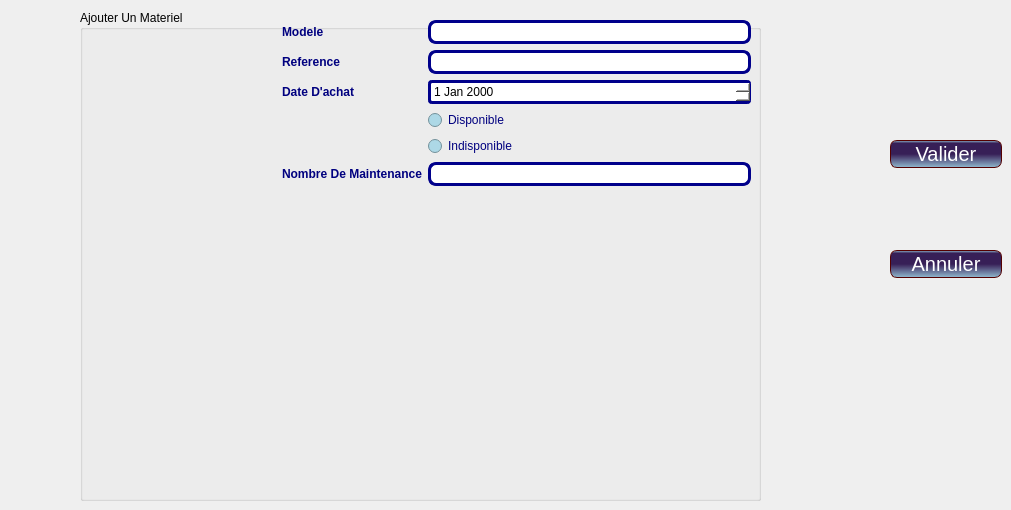
      <widget class="QWidget" name="ajouterequipement">
       <attribute name="title">
        <string>Ajouter equipement</string>
       </attribute>
       <widget class="QGroupBox" name="groupBox">
        <property name="geometry">
         <rect>
          <x>80</x>
          <y>10</y>
          <width>681</width>
          <height>491</height>
         </rect>
        </property>
        <property name="title">
         <string>Ajouter Un Materiel</string>
        </property>
       </widget>
       <widget class="QPushButton" name="pushButton_valider">
        <property name="geometry">
         <rect>
          <x>890</x>
          <y>140</y>
          <width>112</width>
          <height>28</height>
         </rect>
        </property>
        <property name="styleSheet">
         <string notr="true">QDateEdit{
padding: 1px;

border-style: solid;

border: 3px solid darkblue;

border-radius: 4px;
}
QLineEdit {

padding: 1px;

border-style: solid;

border: 3px solid darkblue;

border-radius: 8px;
}
QTextEdit {

padding: 1px;

border-style: solid;

border: 3px solid darkblue;

border-radius: 8px;
}

QComboBox {
    border: 3px solid darkblue;
    border-radius: 3px;
    padding: 1px 18px 1px 3px;
    min-width: 6em;
}
QPushButton {

color:white;

background-color: QLinearGradient( x1: 0, y1: 0, x2: 0, y2: 1, stop: 0#91BACF, stop: 0.1#371F57, stop: 0.49#371F57 , stop: 0.5#371F57, stop: 1#91BACF);

border-width: 1px;

border-color: #500;

border-style: solid;

border-radius: 7;

padding: 3px;

font-size: 20px;

padding-left: 5px;

padding-right: 5px;

min-width: 100px;

max-width: 1000px;

min-height: 20px;

max-height: 200px;

}</string>
        </property>
        <property name="text">
         <string>Valider</string>
        </property>
        <property name="icon">
         <iconset>
          <normaloff>../../icons/check.png</normaloff>../../icons/check.png</iconset>
        </property>
       </widget>
       <widget class="QPushButton" name="pushButton_annuler">
        <property name="geometry">
         <rect>
          <x>890</x>
          <y>250</y>
          <width>112</width>
          <height>28</height>
         </rect>
        </property>
        <property name="styleSheet">
         <string notr="true">QDateEdit{
padding: 1px;

border-style: solid;

border: 3px solid darkblue;

border-radius: 4px;
}
QLineEdit {

padding: 1px;

border-style: solid;

border: 3px solid darkblue;

border-radius: 8px;
}
QTextEdit {

padding: 1px;

border-style: solid;

border: 3px solid darkblue;

border-radius: 8px;
}

QComboBox {
    border: 3px solid darkblue;
    border-radius: 3px;
    padding: 1px 18px 1px 3px;
    min-width: 6em;
}
QPushButton {

color:white;

background-color: QLinearGradient( x1: 0, y1: 0, x2: 0, y2: 1, stop: 0#91BACF, stop: 0.1#371F57, stop: 0.49#371F57 , stop: 0.5#371F57, stop: 1#91BACF);

border-width: 1px;

border-color: #500;

border-style: solid;

border-radius: 7;

padding: 3px;

font-size: 20px;

padding-left: 5px;

padding-right: 5px;

min-width: 100px;

max-width: 1000px;

min-height: 20px;

max-height: 200px;

}</string>
        </property>
        <property name="text">
         <string>Annuler</string>
        </property>
        <property name="icon">
         <iconset>
          <normaloff>../../icons/not check.png</normaloff>../../icons/not check.png</iconset>
        </property>
       </widget>
       <widget class="QWidget" name="formLayoutWidget">
        <property name="geometry">
         <rect>
          <x>240</x>
          <y>20</y>
          <width>511</width>
          <height>471</height>
         </rect>
        </property>
        <layout class="QFormLayout" name="formLayout">
         <property name="horizontalSpacing">
          <number>6</number>
         </property>
         <property name="verticalSpacing">
          <number>6</number>
         </property>
         <property name="leftMargin">
          <number>42</number>
         </property>
         <property name="topMargin">
          <number>0</number>
         </property>
         <property name="rightMargin">
          <number>0</number>
         </property>
         <property name="bottomMargin">
          <number>0</number>
         </property>
         <item row="0" column="0">
          <widget class="QLabel" name="label">
           <property name="palette">
            <palette>
             <active>
              <colorrole role="WindowText">
               <brush brushstyle="SolidPattern">
                <color alpha="255">
                 <red>0</red>
                 <green>0</green>
                 <blue>127</blue>
                </color>
               </brush>
              </colorrole>
              <colorrole role="Button">
               <brush brushstyle="SolidPattern">
                <color alpha="255">
                 <red>173</red>
                 <green>216</green>
                 <blue>230</blue>
                </color>
               </brush>
              </colorrole>
              <colorrole role="Base">
               <brush brushstyle="SolidPattern">
                <color alpha="255">
                 <red>173</red>
                 <green>216</green>
                 <blue>230</blue>
                </color>
               </brush>
              </colorrole>
              <colorrole role="Window">
               <brush brushstyle="SolidPattern">
                <color alpha="255">
                 <red>173</red>
                 <green>216</green>
                 <blue>230</blue>
                </color>
               </brush>
              </colorrole>
             </active>
             <inactive>
              <colorrole role="WindowText">
               <brush brushstyle="SolidPattern">
                <color alpha="255">
                 <red>0</red>
                 <green>0</green>
                 <blue>127</blue>
                </color>
               </brush>
              </colorrole>
              <colorrole role="Button">
               <brush brushstyle="SolidPattern">
                <color alpha="255">
                 <red>173</red>
                 <green>216</green>
                 <blue>230</blue>
                </color>
               </brush>
              </colorrole>
              <colorrole role="Base">
               <brush brushstyle="SolidPattern">
                <color alpha="255">
                 <red>173</red>
                 <green>216</green>
                 <blue>230</blue>
                </color>
               </brush>
              </colorrole>
              <colorrole role="Window">
               <brush brushstyle="SolidPattern">
                <color alpha="255">
                 <red>173</red>
                 <green>216</green>
                 <blue>230</blue>
                </color>
               </brush>
              </colorrole>
             </inactive>
             <disabled>
              <colorrole role="WindowText">
               <brush brushstyle="SolidPattern">
                <color alpha="255">
                 <red>120</red>
                 <green>120</green>
                 <blue>120</blue>
                </color>
               </brush>
              </colorrole>
              <colorrole role="Button">
               <brush brushstyle="SolidPattern">
                <color alpha="255">
                 <red>173</red>
                 <green>216</green>
                 <blue>230</blue>
                </color>
               </brush>
              </colorrole>
              <colorrole role="Base">
               <brush brushstyle="SolidPattern">
                <color alpha="255">
                 <red>173</red>
                 <green>216</green>
                 <blue>230</blue>
                </color>
               </brush>
              </colorrole>
              <colorrole role="Window">
               <brush brushstyle="SolidPattern">
                <color alpha="255">
                 <red>173</red>
                 <green>216</green>
                 <blue>230</blue>
                </color>
               </brush>
              </colorrole>
             </disabled>
            </palette>
           </property>
           <property name="font">
            <font>
             <weight>75</weight>
             <bold>true</bold>
            </font>
           </property>
           <property name="text">
            <string>Modele</string>
           </property>
          </widget>
         </item>
         <item row="0" column="1">
          <widget class="QLineEdit" name="lineEdit_modele">
           <property name="styleSheet">
            <string notr="true">QDateEdit{
padding: 1px;
background :white;
border-style: solid;

border: 3px solid darkblue;

border-radius: 4px;
}
QLineEdit {

padding: 1px;
background: white;
border-style: solid;

border: 3px solid darkblue;

border-radius: 8px;
}
QTextEdit {

padding: 1px;

border-style: solid;

border: 3px solid darkblue;

border-radius: 8px;
}

QComboBox {
    border: 3px solid darkblue;
    border-radius: 3px;
    padding: 1px 18px 1px 3px;
    min-width: 6em;
}
QPushButton {

color:white;

background-color: QLinearGradient( x1: 0, y1: 0, x2: 0, y2: 1, stop: 0#91BACF, stop: 0.1#371F57, stop: 0.49#371F57 , stop: 0.5#371F57, stop: 1#91BACF);

border-width: 1px;

border-color: #500;

border-style: solid;

border-radius: 7;

padding: 3px;

font-size: 20px;

padding-left: 5px;

padding-right: 5px;

min-width: 100px;

max-width: 1000px;

min-height: 20px;

max-height: 200px;

}</string>
           </property>
          </widget>
         </item>
         <item row="1" column="0">
          <widget class="QLabel" name="label_2">
           <property name="palette">
            <palette>
             <active>
              <colorrole role="WindowText">
               <brush brushstyle="SolidPattern">
                <color alpha="255">
                 <red>0</red>
                 <green>0</green>
                 <blue>127</blue>
                </color>
               </brush>
              </colorrole>
              <colorrole role="Button">
               <brush brushstyle="SolidPattern">
                <color alpha="255">
                 <red>173</red>
                 <green>216</green>
                 <blue>230</blue>
                </color>
               </brush>
              </colorrole>
              <colorrole role="Base">
               <brush brushstyle="SolidPattern">
                <color alpha="255">
                 <red>173</red>
                 <green>216</green>
                 <blue>230</blue>
                </color>
               </brush>
              </colorrole>
              <colorrole role="Window">
               <brush brushstyle="SolidPattern">
                <color alpha="255">
                 <red>173</red>
                 <green>216</green>
                 <blue>230</blue>
                </color>
               </brush>
              </colorrole>
             </active>
             <inactive>
              <colorrole role="WindowText">
               <brush brushstyle="SolidPattern">
                <color alpha="255">
                 <red>0</red>
                 <green>0</green>
                 <blue>127</blue>
                </color>
               </brush>
              </colorrole>
              <colorrole role="Button">
               <brush brushstyle="SolidPattern">
                <color alpha="255">
                 <red>173</red>
                 <green>216</green>
                 <blue>230</blue>
                </color>
               </brush>
              </colorrole>
              <colorrole role="Base">
               <brush brushstyle="SolidPattern">
                <color alpha="255">
                 <red>173</red>
                 <green>216</green>
                 <blue>230</blue>
                </color>
               </brush>
              </colorrole>
              <colorrole role="Window">
               <brush brushstyle="SolidPattern">
                <color alpha="255">
                 <red>173</red>
                 <green>216</green>
                 <blue>230</blue>
                </color>
               </brush>
              </colorrole>
             </inactive>
             <disabled>
              <colorrole role="WindowText">
               <brush brushstyle="SolidPattern">
                <color alpha="255">
                 <red>120</red>
                 <green>120</green>
                 <blue>120</blue>
                </color>
               </brush>
              </colorrole>
              <colorrole role="Button">
               <brush brushstyle="SolidPattern">
                <color alpha="255">
                 <red>173</red>
                 <green>216</green>
                 <blue>230</blue>
                </color>
               </brush>
              </colorrole>
              <colorrole role="Base">
               <brush brushstyle="SolidPattern">
                <color alpha="255">
                 <red>173</red>
                 <green>216</green>
                 <blue>230</blue>
                </color>
               </brush>
              </colorrole>
              <colorrole role="Window">
               <brush brushstyle="SolidPattern">
                <color alpha="255">
                 <red>173</red>
                 <green>216</green>
                 <blue>230</blue>
                </color>
               </brush>
              </colorrole>
             </disabled>
            </palette>
           </property>
           <property name="font">
            <font>
             <weight>75</weight>
             <bold>true</bold>
            </font>
           </property>
           <property name="text">
            <string>Reference</string>
           </property>
          </widget>
         </item>
         <item row="1" column="1">
          <widget class="QLineEdit" name="lineEdit_ref">
           <property name="styleSheet">
            <string notr="true">QDateEdit{
padding: 1px;
background :white;
border-style: solid;

border: 3px solid darkblue;

border-radius: 4px;
}
QLineEdit {

padding: 1px;
background: white;
border-style: solid;

border: 3px solid darkblue;

border-radius: 8px;
}
QTextEdit {

padding: 1px;

border-style: solid;

border: 3px solid darkblue;

border-radius: 8px;
}

QComboBox {
    border: 3px solid darkblue;
    border-radius: 3px;
    padding: 1px 18px 1px 3px;
    min-width: 6em;
}
QPushButton {

color:white;

background-color: QLinearGradient( x1: 0, y1: 0, x2: 0, y2: 1, stop: 0#91BACF, stop: 0.1#371F57, stop: 0.49#371F57 , stop: 0.5#371F57, stop: 1#91BACF);

border-width: 1px;

border-color: #500;

border-style: solid;

border-radius: 7;

padding: 3px;

font-size: 20px;

padding-left: 5px;

padding-right: 5px;

min-width: 100px;

max-width: 1000px;

min-height: 20px;

max-height: 200px;

}</string>
           </property>
          </widget>
         </item>
         <item row="2" column="0">
          <widget class="QLabel" name="label_3">
           <property name="palette">
            <palette>
             <active>
              <colorrole role="WindowText">
               <brush brushstyle="SolidPattern">
                <color alpha="255">
                 <red>0</red>
                 <green>0</green>
                 <blue>127</blue>
                </color>
               </brush>
              </colorrole>
              <colorrole role="Button">
               <brush brushstyle="SolidPattern">
                <color alpha="255">
                 <red>173</red>
                 <green>216</green>
                 <blue>230</blue>
                </color>
               </brush>
              </colorrole>
              <colorrole role="Base">
               <brush brushstyle="SolidPattern">
                <color alpha="255">
                 <red>173</red>
                 <green>216</green>
                 <blue>230</blue>
                </color>
               </brush>
              </colorrole>
              <colorrole role="Window">
               <brush brushstyle="SolidPattern">
                <color alpha="255">
                 <red>173</red>
                 <green>216</green>
                 <blue>230</blue>
                </color>
               </brush>
              </colorrole>
             </active>
             <inactive>
              <colorrole role="WindowText">
               <brush brushstyle="SolidPattern">
                <color alpha="255">
                 <red>0</red>
                 <green>0</green>
                 <blue>127</blue>
                </color>
               </brush>
              </colorrole>
              <colorrole role="Button">
               <brush brushstyle="SolidPattern">
                <color alpha="255">
                 <red>173</red>
                 <green>216</green>
                 <blue>230</blue>
                </color>
               </brush>
              </colorrole>
              <colorrole role="Base">
               <brush brushstyle="SolidPattern">
                <color alpha="255">
                 <red>173</red>
                 <green>216</green>
                 <blue>230</blue>
                </color>
               </brush>
              </colorrole>
              <colorrole role="Window">
               <brush brushstyle="SolidPattern">
                <color alpha="255">
                 <red>173</red>
                 <green>216</green>
                 <blue>230</blue>
                </color>
               </brush>
              </colorrole>
             </inactive>
             <disabled>
              <colorrole role="WindowText">
               <brush brushstyle="SolidPattern">
                <color alpha="255">
                 <red>120</red>
                 <green>120</green>
                 <blue>120</blue>
                </color>
               </brush>
              </colorrole>
              <colorrole role="Button">
               <brush brushstyle="SolidPattern">
                <color alpha="255">
                 <red>173</red>
                 <green>216</green>
                 <blue>230</blue>
                </color>
               </brush>
              </colorrole>
              <colorrole role="Base">
               <brush brushstyle="SolidPattern">
                <color alpha="255">
                 <red>173</red>
                 <green>216</green>
                 <blue>230</blue>
                </color>
               </brush>
              </colorrole>
              <colorrole role="Window">
               <brush brushstyle="SolidPattern">
                <color alpha="255">
                 <red>173</red>
                 <green>216</green>
                 <blue>230</blue>
                </color>
               </brush>
              </colorrole>
             </disabled>
            </palette>
           </property>
           <property name="font">
            <font>
             <weight>75</weight>
             <bold>true</bold>
            </font>
           </property>
           <property name="text">
            <string>Date D'achat</string>
           </property>
          </widget>
         </item>
         <item row="3" column="1">
          <widget class="QRadioButton" name="radioButton_dispo">
           <property name="palette">
            <palette>
             <active>
              <colorrole role="WindowText">
               <brush brushstyle="SolidPattern">
                <color alpha="255">
                 <red>0</red>
                 <green>0</green>
                 <blue>127</blue>
                </color>
               </brush>
              </colorrole>
              <colorrole role="Button">
               <brush brushstyle="SolidPattern">
                <color alpha="255">
                 <red>173</red>
                 <green>216</green>
                 <blue>230</blue>
                </color>
               </brush>
              </colorrole>
              <colorrole role="Base">
               <brush brushstyle="SolidPattern">
                <color alpha="255">
                 <red>173</red>
                 <green>216</green>
                 <blue>230</blue>
                </color>
               </brush>
              </colorrole>
              <colorrole role="Window">
               <brush brushstyle="SolidPattern">
                <color alpha="255">
                 <red>173</red>
                 <green>216</green>
                 <blue>230</blue>
                </color>
               </brush>
              </colorrole>
             </active>
             <inactive>
              <colorrole role="WindowText">
               <brush brushstyle="SolidPattern">
                <color alpha="255">
                 <red>0</red>
                 <green>0</green>
                 <blue>127</blue>
                </color>
               </brush>
              </colorrole>
              <colorrole role="Button">
               <brush brushstyle="SolidPattern">
                <color alpha="255">
                 <red>173</red>
                 <green>216</green>
                 <blue>230</blue>
                </color>
               </brush>
              </colorrole>
              <colorrole role="Base">
               <brush brushstyle="SolidPattern">
                <color alpha="255">
                 <red>173</red>
                 <green>216</green>
                 <blue>230</blue>
                </color>
               </brush>
              </colorrole>
              <colorrole role="Window">
               <brush brushstyle="SolidPattern">
                <color alpha="255">
                 <red>173</red>
                 <green>216</green>
                 <blue>230</blue>
                </color>
               </brush>
              </colorrole>
             </inactive>
             <disabled>
              <colorrole role="WindowText">
               <brush brushstyle="SolidPattern">
                <color alpha="255">
                 <red>120</red>
                 <green>120</green>
                 <blue>120</blue>
                </color>
               </brush>
              </colorrole>
              <colorrole role="Button">
               <brush brushstyle="SolidPattern">
                <color alpha="255">
                 <red>173</red>
                 <green>216</green>
                 <blue>230</blue>
                </color>
               </brush>
              </colorrole>
              <colorrole role="Base">
               <brush brushstyle="SolidPattern">
                <color alpha="255">
                 <red>173</red>
                 <green>216</green>
                 <blue>230</blue>
                </color>
               </brush>
              </colorrole>
              <colorrole role="Window">
               <brush brushstyle="SolidPattern">
                <color alpha="255">
                 <red>173</red>
                 <green>216</green>
                 <blue>230</blue>
                </color>
               </brush>
              </colorrole>
             </disabled>
            </palette>
           </property>
           <property name="text">
            <string>Disponible</string>
           </property>
          </widget>
         </item>
         <item row="4" column="1">
          <widget class="QRadioButton" name="radioButton_indis">
           <property name="palette">
            <palette>
             <active>
              <colorrole role="WindowText">
               <brush brushstyle="SolidPattern">
                <color alpha="255">
                 <red>0</red>
                 <green>0</green>
                 <blue>127</blue>
                </color>
               </brush>
              </colorrole>
              <colorrole role="Button">
               <brush brushstyle="SolidPattern">
                <color alpha="255">
                 <red>173</red>
                 <green>216</green>
                 <blue>230</blue>
                </color>
               </brush>
              </colorrole>
              <colorrole role="Base">
               <brush brushstyle="SolidPattern">
                <color alpha="255">
                 <red>173</red>
                 <green>216</green>
                 <blue>230</blue>
                </color>
               </brush>
              </colorrole>
              <colorrole role="Window">
               <brush brushstyle="SolidPattern">
                <color alpha="255">
                 <red>173</red>
                 <green>216</green>
                 <blue>230</blue>
                </color>
               </brush>
              </colorrole>
             </active>
             <inactive>
              <colorrole role="WindowText">
               <brush brushstyle="SolidPattern">
                <color alpha="255">
                 <red>0</red>
                 <green>0</green>
                 <blue>127</blue>
                </color>
               </brush>
              </colorrole>
              <colorrole role="Button">
               <brush brushstyle="SolidPattern">
                <color alpha="255">
                 <red>173</red>
                 <green>216</green>
                 <blue>230</blue>
                </color>
               </brush>
              </colorrole>
              <colorrole role="Base">
               <brush brushstyle="SolidPattern">
                <color alpha="255">
                 <red>173</red>
                 <green>216</green>
                 <blue>230</blue>
                </color>
               </brush>
              </colorrole>
              <colorrole role="Window">
               <brush brushstyle="SolidPattern">
                <color alpha="255">
                 <red>173</red>
                 <green>216</green>
                 <blue>230</blue>
                </color>
               </brush>
              </colorrole>
             </inactive>
             <disabled>
              <colorrole role="WindowText">
               <brush brushstyle="SolidPattern">
                <color alpha="255">
                 <red>120</red>
                 <green>120</green>
                 <blue>120</blue>
                </color>
               </brush>
              </colorrole>
              <colorrole role="Button">
               <brush brushstyle="SolidPattern">
                <color alpha="255">
                 <red>173</red>
                 <green>216</green>
                 <blue>230</blue>
                </color>
               </brush>
              </colorrole>
              <colorrole role="Base">
               <brush brushstyle="SolidPattern">
                <color alpha="255">
                 <red>173</red>
                 <green>216</green>
                 <blue>230</blue>
                </color>
               </brush>
              </colorrole>
              <colorrole role="Window">
               <brush brushstyle="SolidPattern">
                <color alpha="255">
                 <red>173</red>
                 <green>216</green>
                 <blue>230</blue>
                </color>
               </brush>
              </colorrole>
             </disabled>
            </palette>
           </property>
           <property name="text">
            <string>Indisponible</string>
           </property>
          </widget>
         </item>
         <item row="2" column="1">
          <widget class="QDateEdit" name="dateEdit_achat">
           <property name="styleSheet">
            <string notr="true">QDateEdit{
padding: 1px;
background :white;
border-style: solid;

border: 3px solid darkblue;

border-radius: 4px;
}
QLineEdit {

padding: 1px;
background: white;
border-style: solid;

border: 3px solid darkblue;

border-radius: 8px;
}
QTextEdit {

padding: 1px;

border-style: solid;

border: 3px solid darkblue;

border-radius: 8px;
}

QComboBox {
    border: 3px solid darkblue;
    border-radius: 3px;
    padding: 1px 18px 1px 3px;
    min-width: 6em;
}
QPushButton {

color:white;

background-color: QLinearGradient( x1: 0, y1: 0, x2: 0, y2: 1, stop: 0#91BACF, stop: 0.1#371F57, stop: 0.49#371F57 , stop: 0.5#371F57, stop: 1#91BACF);

border-width: 1px;

border-color: #500;

border-style: solid;

border-radius: 7;

padding: 3px;

font-size: 20px;

padding-left: 5px;

padding-right: 5px;

min-width: 100px;

max-width: 1000px;

min-height: 20px;

max-height: 200px;

}</string>
           </property>
          </widget>
         </item>
         <item row="5" column="1">
          <widget class="QLineEdit" name="lineEdit_nombre_maintenance">
           <property name="styleSheet">
            <string notr="true">QDateEdit{
padding: 1px;
background :white;
border-style: solid;

border: 3px solid darkblue;

border-radius: 4px;
}
QLineEdit {

padding: 1px;
background: white;
border-style: solid;

border: 3px solid darkblue;

border-radius: 8px;
}
QTextEdit {

padding: 1px;

border-style: solid;

border: 3px solid darkblue;

border-radius: 8px;
}

QComboBox {
    border: 3px solid darkblue;
    border-radius: 3px;
    padding: 1px 18px 1px 3px;
    min-width: 6em;
}
QPushButton {

color:white;

background-color: QLinearGradient( x1: 0, y1: 0, x2: 0, y2: 1, stop: 0#91BACF, stop: 0.1#371F57, stop: 0.49#371F57 , stop: 0.5#371F57, stop: 1#91BACF);

border-width: 1px;

border-color: #500;

border-style: solid;

border-radius: 7;

padding: 3px;

font-size: 20px;

padding-left: 5px;

padding-right: 5px;

min-width: 100px;

max-width: 1000px;

min-height: 20px;

max-height: 200px;

}</string>
           </property>
          </widget>
         </item>
         <item row="5" column="0">
          <widget class="QLabel" name="label_8">
           <property name="palette">
            <palette>
             <active>
              <colorrole role="WindowText">
               <brush brushstyle="SolidPattern">
                <color alpha="255">
                 <red>0</red>
                 <green>0</green>
                 <blue>127</blue>
                </color>
               </brush>
              </colorrole>
              <colorrole role="Button">
               <brush brushstyle="SolidPattern">
                <color alpha="255">
                 <red>173</red>
                 <green>216</green>
                 <blue>230</blue>
                </color>
               </brush>
              </colorrole>
              <colorrole role="Base">
               <brush brushstyle="SolidPattern">
                <color alpha="255">
                 <red>173</red>
                 <green>216</green>
                 <blue>230</blue>
                </color>
               </brush>
              </colorrole>
              <colorrole role="Window">
               <brush brushstyle="SolidPattern">
                <color alpha="255">
                 <red>173</red>
                 <green>216</green>
                 <blue>230</blue>
                </color>
               </brush>
              </colorrole>
             </active>
             <inactive>
              <colorrole role="WindowText">
               <brush brushstyle="SolidPattern">
                <color alpha="255">
                 <red>0</red>
                 <green>0</green>
                 <blue>127</blue>
                </color>
               </brush>
              </colorrole>
              <colorrole role="Button">
               <brush brushstyle="SolidPattern">
                <color alpha="255">
                 <red>173</red>
                 <green>216</green>
                 <blue>230</blue>
                </color>
               </brush>
              </colorrole>
              <colorrole role="Base">
               <brush brushstyle="SolidPattern">
                <color alpha="255">
                 <red>173</red>
                 <green>216</green>
                 <blue>230</blue>
                </color>
               </brush>
              </colorrole>
              <colorrole role="Window">
               <brush brushstyle="SolidPattern">
                <color alpha="255">
                 <red>173</red>
                 <green>216</green>
                 <blue>230</blue>
                </color>
               </brush>
              </colorrole>
             </inactive>
             <disabled>
              <colorrole role="WindowText">
               <brush brushstyle="SolidPattern">
                <color alpha="255">
                 <red>120</red>
                 <green>120</green>
                 <blue>120</blue>
                </color>
               </brush>
              </colorrole>
              <colorrole role="Button">
               <brush brushstyle="SolidPattern">
                <color alpha="255">
                 <red>173</red>
                 <green>216</green>
                 <blue>230</blue>
                </color>
               </brush>
              </colorrole>
              <colorrole role="Base">
               <brush brushstyle="SolidPattern">
                <color alpha="255">
                 <red>173</red>
                 <green>216</green>
                 <blue>230</blue>
                </color>
               </brush>
              </colorrole>
              <colorrole role="Window">
               <brush brushstyle="SolidPattern">
                <color alpha="255">
                 <red>173</red>
                 <green>216</green>
                 <blue>230</blue>
                </color>
               </brush>
              </colorrole>
             </disabled>
            </palette>
           </property>
           <property name="font">
            <font>
             <weight>75</weight>
             <bold>true</bold>
            </font>
           </property>
           <property name="text">
            <string>Nombre De Maintenance</string>
           </property>
          </widget>
         </item>
        </layout>
       </widget>
      </widget>
